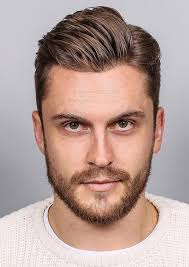
#> input picture images/test.jpeg, 189 x 267 px
$ python face_and_eye_detector_single_image.py
#> lines starting #> are read from the running program, lines starting #| are printed output that depends on the picture; after the words box and inside, x2 and y2 are one past the last pixel; in counts of white or black regions, pixels touching at a corner belong together

import cv2 as cv
import numpy as np

face_cascade = cv.CascadeClassifier("haarcascades/haarcascade_frontalface_default.xml")
eye_cascade = cv.CascadeClassifier("haarcascades/haarcascade_eye.xml")

img = cv.imread('images/test.jpeg')
#> img is the input picture: shape (267, 189, 3); mean B, G, R 150.8, 157.5, 181.2
gray = cv.cvtColor(img, cv.COLOR_BGR2GRAY)
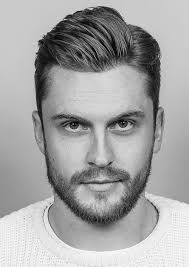
#> gray: shape (267, 189); min 2, max 253, mean 163.9

faces = face_cascade.detectMultiScale(gray, 1.3, 5)
#> faces = [[30, 77, 137, 137]]

for (x,y,w,h) in faces:
    cv.rectangle(img,(x,y),(x+w,y+h),(255,0,0),2)

    roi_gray = gray[y:y+h, x:x+w]
    roi_color = img[y:y+h, x:x+w]

    eyes = eye_cascade.detectMultiScale(roi_gray)

    for (ex,ey,ew,eh) in eyes:
        cv.rectangle(roi_color,(ex,ey),(ex+ew,ey+eh),(0,255,0),2)
#> this loop made 1 pass
#> (x, y, w, h, eyes) on pass 1: (30, 77, 137, 137, [[25, 30, 36, 36], [74, 29, 36, 36]])
#> pass 1, `roi_gray = gray[y:y+h, x:x+w]`:
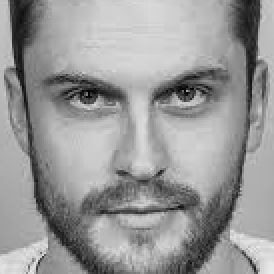
#> roi_gray: shape (137, 137) (shown 2 times larger); min 3, max 234, mean 152.2
#> pass 1, `roi_color = img[y:y+h, x:x+w]`:
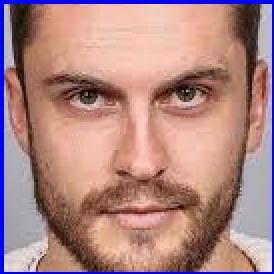
#> roi_color: shape (137, 137, 3) (shown 2 times larger); mean B, G, R 130.9, 134.6, 174.9
#> after the loop:
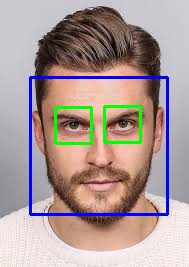
#> img: shape (267, 189, 3); 4.95% of pixels changed, all inside (x1, y1, x2, y2) = (29, 76, 169, 216)
#> after the loop:
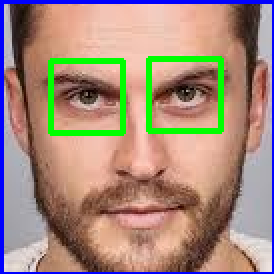
#> roi_color: shape (137, 137, 3) (shown 2 times larger); 4.56% of pixels changed, all inside (x1, y1, x2, y2) = (24, 28, 112, 68)

cv.imshow('Image', img)
cv.waitKey(0)
cv.destroyAllWindows()
